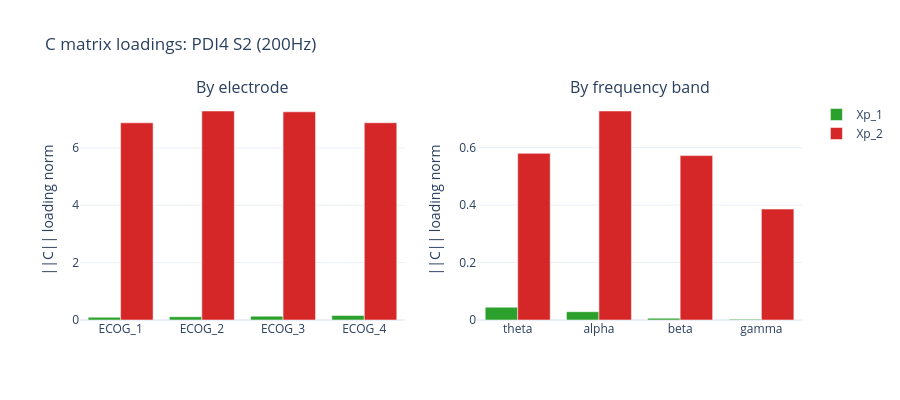
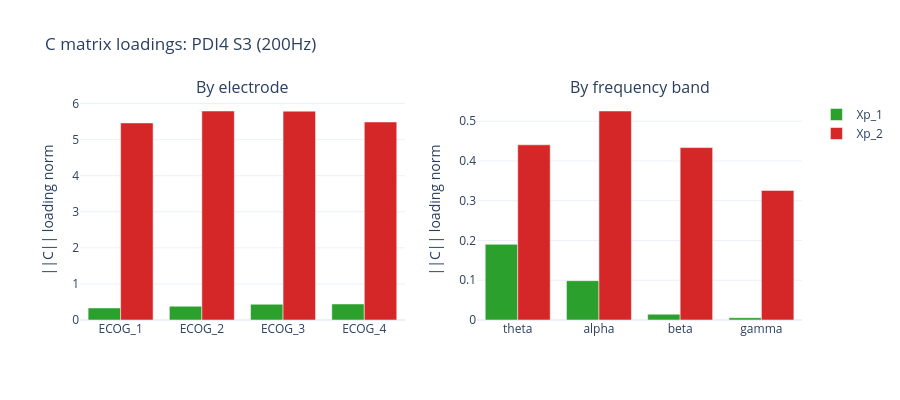

Notebook cell for these charts, in order:
### Markdown cell above
## 7. C and Cz matrix loadings (PSID only)

**C matrix** (observation): maps latent states to neural observations ($y_t = C x_t$).
The loading norms show which neural channels (electrodes, frequency bands) are captured
by Xp_1 vs Xp_2.

**Cz matrix** (behavioral output): maps latent states to behavioral predictions ($z_t = C_z x_t$).
If Cz[:, n1:] ~ 0, behavioral prediction comes entirely from Xp_1.

### Code cell
for label, d in data.items():
    if d["model_type"] != "psid":
        print(f"  {label}: skipped (not PSID)")
        continue

    c_info = c_matrix_analysis(d["model_both"], d["n1"], d["neural_channels"])
    d["c_matrix"] = c_info

    print(f"\n--- {label} ---")
    print(
        f"  Cz norms: Xp_1={c_info['cz_xp1']:.4f}, Xp_2={c_info['cz_xp2']:.4f} "
        f"(ratio={c_info['cz_xp1']/c_info['cz_xp2']:.1f}x)"
    )
    print(f"  C loading by frequency band:")
    for b, v in c_info["by_band"].items():
        ratio = v["xp1"] / v["xp2"] if v["xp2"] > 0 else float("inf")
        print(
            f"    {b:<10s}: Xp_1={v['xp1']:.4f}, Xp_2={v['xp2']:.4f}, ratio={ratio:.3f}"
        )

    fig = plot_c_matrix(c_info, f"C matrix loadings: {label}")
    fig.show()

### Figure 1 — Plotly figure (JSON) as saved in the notebook; plotly's stock layout.template omitted (floating-point values rounded to 4 significant figures)
{"data": [{"marker": {"color": "#2ca02c"}, "name": "Xp_1", "type": "bar", "x": ["ECOG_1", "ECOG_2", "ECOG_3", "ECOG_4"], "xaxis": "x", "y": [0.09384, 0.114, 0.1334, 0.1571], "yaxis": "y"}, {"marker": {"color": "#d62728"}, "name": "Xp_2", "type": "bar", "x": ["ECOG_1", "ECOG_2", "ECOG_3", "ECOG_4"], "xaxis": "x", "y": [6.875, 7.287, 7.259, 6.878], "yaxis": "y"}, {"marker": {"color": "#2ca02c"}, "name": "Xp_1", "showlegend": false, "type": "bar", "x": ["theta", "alpha", "beta", "gamma"], "xaxis": "x2", "y": [0.04462, 0.02888, 0.006355, 0.002851], "yaxis": "y2"}, {"marker": {"color": "#d62728"}, "name": "Xp_2", "showlegend": false, "type": "bar", "x": ["theta", "alpha", "beta", "gamma"], "xaxis": "x2", "y": [0.5802, 0.7277, 0.5724, 0.3864], "yaxis": "y2"}], "layout": {"annotations": [{"font": {"size": 16}, "showarrow": false, "text": "By electrode", "x": 0.225, "xanchor": "center", "xref": "paper", "y": 1.0, "yanchor": "bottom", "yref": "paper"}, {"font": {"size": 16}, "showarrow": false, "text": "By frequency band", "x": 0.775, "xanchor": "center", "xref": "paper", "y": 1.0, "yanchor": "bottom", "yref": "paper"}], "barmode": "group", "height": 400, "title": {"text": "C matrix loadings: PDI4 S2 (200Hz)"}, "width": 900, "xaxis": {"anchor": "y", "domain": [0.0, 0.45]}, "xaxis2": {"anchor": "y2", "domain": [0.55, 1.0]}, "yaxis": {"anchor": "x", "domain": [0.0, 1.0], "title": {"text": "||C|| loading norm"}}, "yaxis2": {"anchor": "x2", "domain": [0.0, 1.0], "title": {"text": "||C|| loading norm"}}}}

### Figure 2 — Plotly figure (JSON) as saved in the notebook; plotly's stock layout.template omitted (floating-point values rounded to 4 significant figures)
{"data": [{"marker": {"color": "#2ca02c"}, "name": "Xp_1", "type": "bar", "x": ["ECOG_1", "ECOG_2", "ECOG_3", "ECOG_4"], "xaxis": "x", "y": [0.3343, 0.3815, 0.4364, 0.4441], "yaxis": "y"}, {"marker": {"color": "#d62728"}, "name": "Xp_2", "type": "bar", "x": ["ECOG_1", "ECOG_2", "ECOG_3", "ECOG_4"], "xaxis": "x", "y": [5.464, 5.794, 5.791, 5.49], "yaxis": "y"}, {"marker": {"color": "#2ca02c"}, "name": "Xp_1", "showlegend": false, "type": "bar", "x": ["theta", "alpha", "beta", "gamma"], "xaxis": "x2", "y": [0.1904, 0.09888, 0.01456, 0.005723], "yaxis": "y2"}, {"marker": {"color": "#d62728"}, "name": "Xp_2", "showlegend": false, "type": "bar", "x": ["theta", "alpha", "beta", "gamma"], "xaxis": "x2", "y": [0.4406, 0.5257, 0.4337, 0.326], "yaxis": "y2"}], "layout": {"annotations": [{"font": {"size": 16}, "showarrow": false, "text": "By electrode", "x": 0.225, "xanchor": "center", "xref": "paper", "y": 1.0, "yanchor": "bottom", "yref": "paper"}, {"font": {"size": 16}, "showarrow": false, "text": "By frequency band", "x": 0.775, "xanchor": "center", "xref": "paper", "y": 1.0, "yanchor": "bottom", "yref": "paper"}], "barmode": "group", "height": 400, "title": {"text": "C matrix loadings: PDI4 S3 (200Hz)"}, "width": 900, "xaxis": {"anchor": "y", "domain": [0.0, 0.45]}, "xaxis2": {"anchor": "y2", "domain": [0.55, 1.0]}, "yaxis": {"anchor": "x", "domain": [0.0, 1.0], "title": {"text": "||C|| loading norm"}}, "yaxis2": {"anchor": "x2", "domain": [0.0, 1.0], "title": {"text": "||C|| loading norm"}}}}
